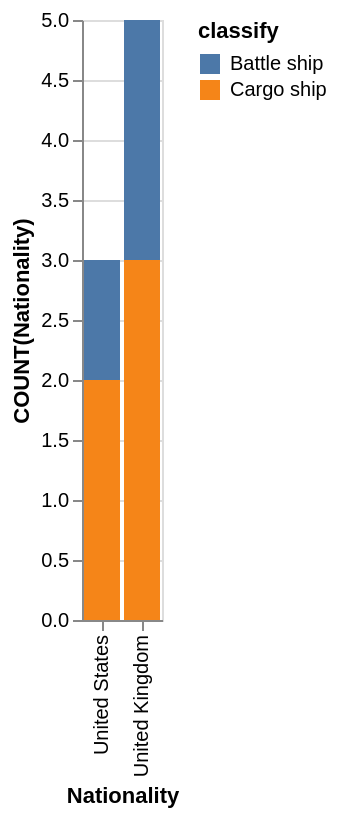

Vega-Lite specification for this chart:
### Vega-Lite specification from a JSON file in a GitHub repository (floating-point values rounded to 4 significant figures)
{"data": {"values": [{"x_data": "United States", "y_data": 1, "classify": "Battle ship"}, {"x_data": "United Kingdom", "y_data": 2, "classify": "Battle ship"}, {"x_data": "United States", "y_data": 2, "classify": "Cargo ship"}, {"x_data": "United Kingdom", "y_data": 3, "classify": "Cargo ship"}]}, "mark": "bar", "encoding": {"x": {"field": "x_data", "type": "nominal", "title": "Nationality", "sort": {"op": "sum", "field": "y_data", "order": "ascending"}}, "y": {"field": "y_data", "type": "quantitative", "title": "COUNT(Nationality)"}, "color": {"field": "classify"}}}
